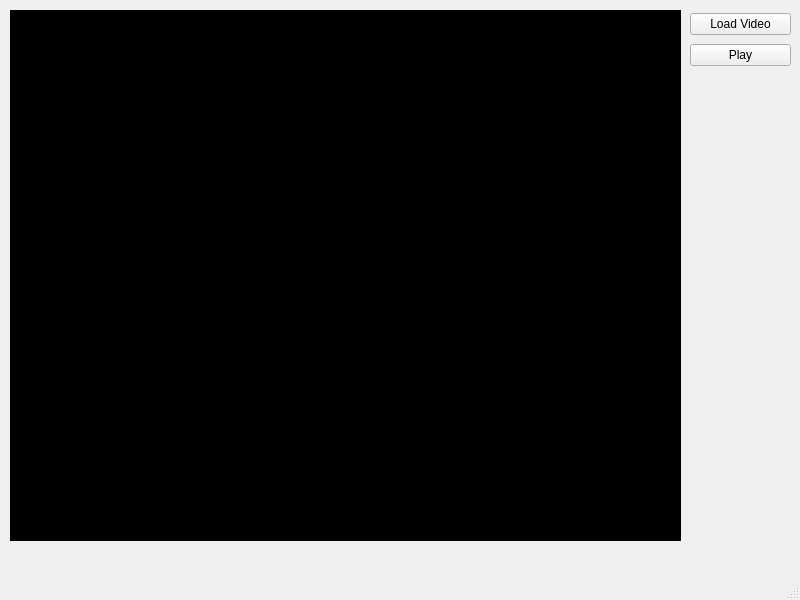
<?xml version="1.0" encoding="UTF-8"?>
<ui version="4.0">
 <class>MainWindow</class>
 <widget class="QMainWindow" name="MainWindow">
  <property name="geometry">
   <rect>
    <x>0</x>
    <y>0</y>
    <width>800</width>
    <height>600</height>
   </rect>
  </property>
  <property name="windowTitle">
   <string>MainWindow</string>
  </property>
  <widget class="QWidget" name="centralwidget">
   <widget class="QLabel" name="label">
    <property name="geometry">
     <rect>
      <x>10</x>
      <y>10</y>
      <width>671</width>
      <height>531</height>
     </rect>
    </property>
    <property name="styleSheet">
     <string notr="true">Background-color: #000;</string>
    </property>
    <property name="text">
     <string>TextLabel</string>
    </property>
   </widget>
   <widget class="QWidget" name="verticalLayoutWidget">
    <property name="geometry">
     <rect>
      <x>690</x>
      <y>10</y>
      <width>101</width>
      <height>61</height>
     </rect>
    </property>
    <layout class="QVBoxLayout" name="verticalLayout">
     <item>
      <widget class="QPushButton" name="pushButton">
       <property name="text">
        <string>Load Video</string>
       </property>
      </widget>
     </item>
     <item>
      <widget class="QPushButton" name="pushButton_2">
       <property name="text">
        <string>Play</string>
       </property>
      </widget>
     </item>
    </layout>
   </widget>
  </widget>
  <widget class="QMenuBar" name="menubar">
   <property name="geometry">
    <rect>
     <x>0</x>
     <y>0</y>
     <width>800</width>
     <height>22</height>
    </rect>
   </property>
  </widget>
  <widget class="QStatusBar" name="statusbar"/>
 </widget>
 <resources/>
 <connections/>
</ui>
